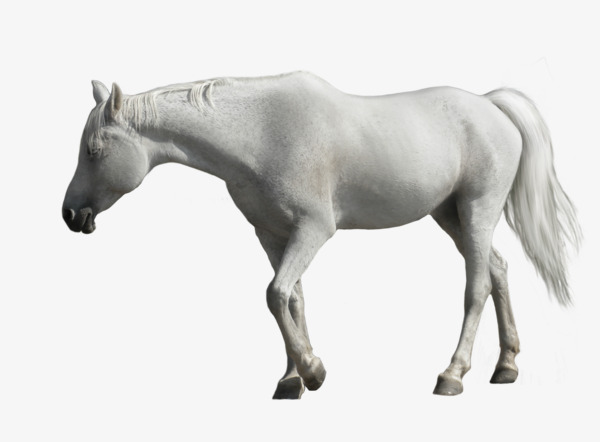
//> input picture BackgroundRemove/images/horse6.jpg, 600 x 442 px
$ ./main   (built with g++ and OpenCV 4)
//> lines starting //> are read from the running program, lines starting //| are printed output that depends on the picture; after the words box and inside, x2 and y2 are one past the last pixel; in counts of white or black regions, pixels touching at a corner belong together
#include "opencv2/imgproc/imgproc.hpp"
#include "opencv2/highgui/highgui.hpp"
#include <stdlib.h>
#include <stdio.h>

using namespace cv;

/*
    Thresholding is a image processing method used to convert a grey scale image
    (value of pixels ranging from 0-255) into binary image (value of pixels can have only 2 values: 0 or 1).

*/

int main() {

  Mat im = imread("images/horse6.jpg",CV_LOAD_IMAGE_COLOR);
//> im is the input picture: 442 rows x 600 cols, CV_8UC3; mean B, G, R 219.3, 220.8, 220.9
  Mat imGray, threshImage, outImage, maskInv;

  int threshold_value = 238;
  int const max_BINARY_value = 255;
  int threshold_type = 1;

  // Convert the image to Gray
  cvtColor( im, imGray, CV_BGR2GRAY);
  // Create Threshold
  threshold( imGray, threshImage, threshold_value, max_BINARY_value,THRESH_BINARY);
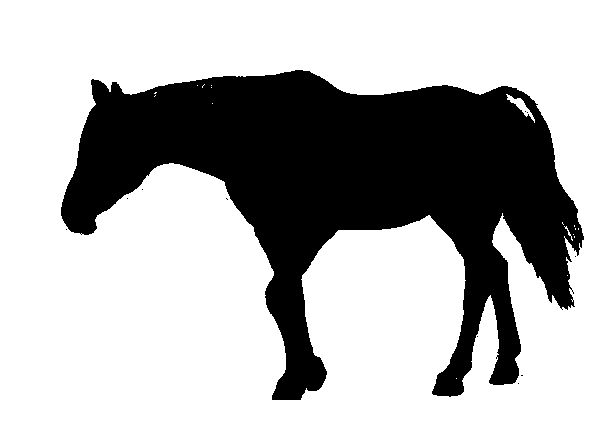
//> threshImage: 442 rows x 600 cols, CV_8UC1; 70.4% white; 11 black regions (10 under 20 px), largest, box (x1, y1, x2, y2) and area: (61, 70, 584, 400) 78527
  // Invert threshold
  bitwise_not(threshImage,maskInv);
  // Crop
  bitwise_and(im,im,outImage,maskInv = maskInv);
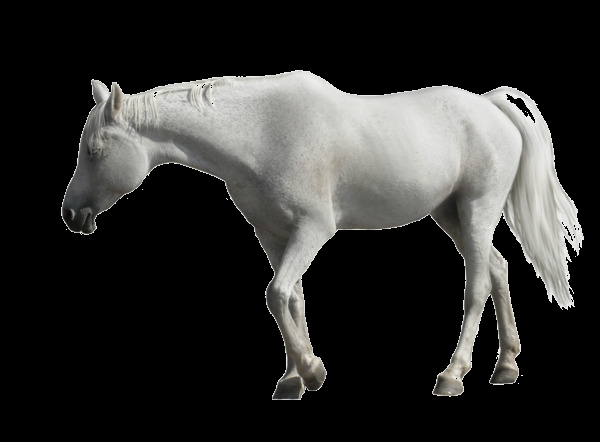
//> outImage: 442 rows x 600 cols, CV_8UC3; mean B, G, R 46.2, 47.7, 47.8

  namedWindow("Horse", WINDOW_FREERATIO);
  imshow("Horse",outImage);

  waitKey();
}

$ run again, with BackgroundRemove/images/horse1.jpg copied over BackgroundRemove/images/horse6.jpg
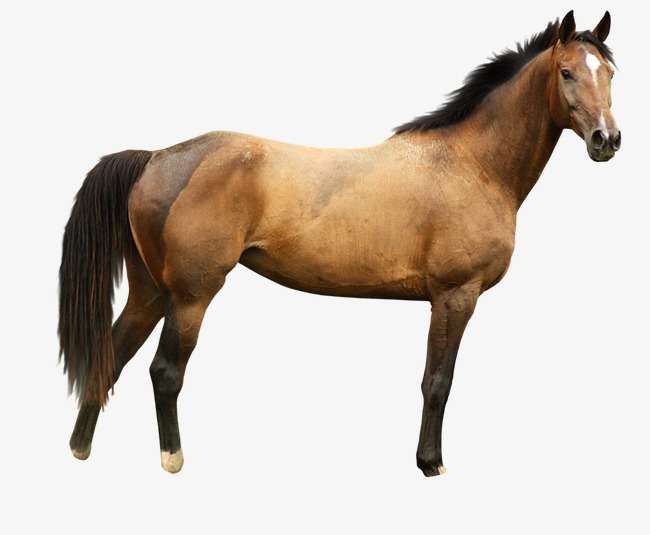
//> input picture BackgroundRemove/images/horse1.jpg, 650 x 535 px
//> im is the input picture: 535 rows x 650 cols, CV_8UC3; mean B, G, R 190, 199.1, 208.6
//> `threshold( imGray, threshImage, threshold_value, max_BINARY_value,THRE..`:
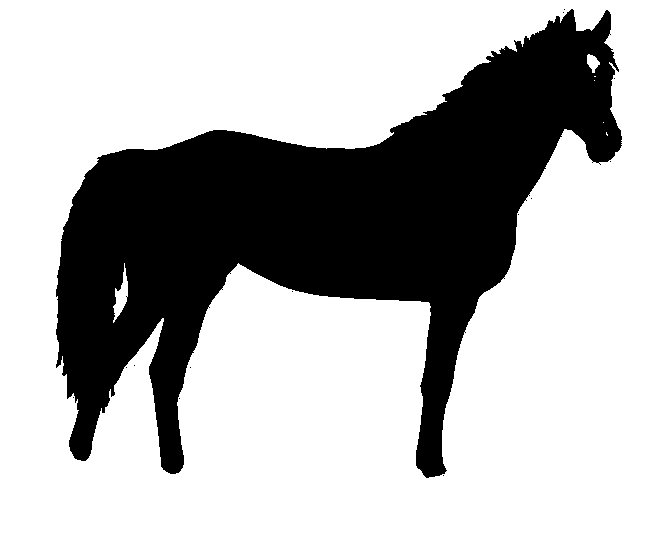
//> threshImage: 535 rows x 650 cols, CV_8UC1; 69.4% white; 14 black regions (13 under 20 px), largest, box (x1, y1, x2, y2) and area: (56, 9, 622, 478) 106463
//> `bitwise_and(im,im,outImage,maskInv = maskInv);`:
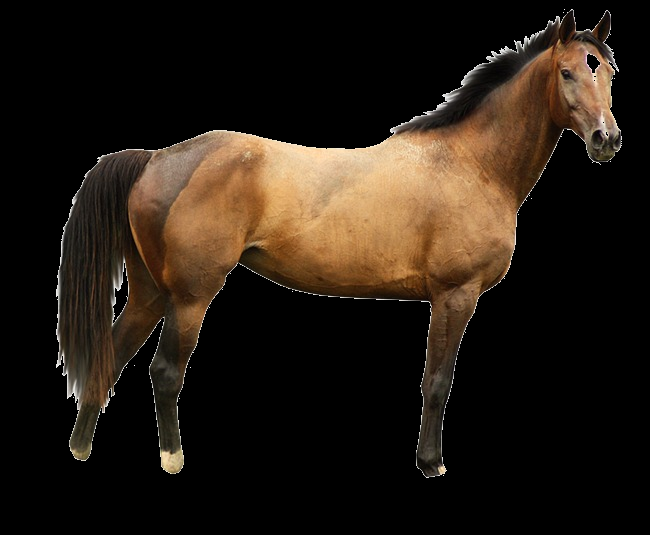
//> outImage: 535 rows x 650 cols, CV_8UC3; mean B, G, R 19.4, 28.4, 37.9

$ run again, with BackgroundRemove/images/horse2.jpg copied over BackgroundRemove/images/horse6.jpg
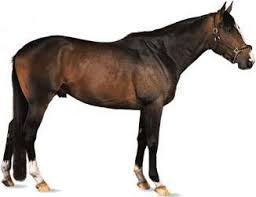
//> input picture BackgroundRemove/images/horse2.jpg, 256 x 197 px
//> im is the input picture: 197 rows x 256 cols, CV_8UC3; mean B, G, R 176.6, 180.5, 187.1
//> `threshold( imGray, threshImage, threshold_value, max_BINARY_value,THRE..`:
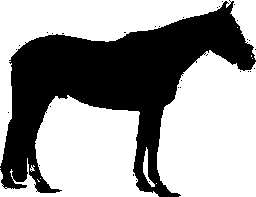
//> threshImage: 197 rows x 256 cols, CV_8UC1; 61.3% white; 32 black regions (31 under 20 px), largest, box (x1, y1, x2, y2) and area: (0, 0, 256, 197) 19502
//> `bitwise_and(im,im,outImage,maskInv = maskInv);`:
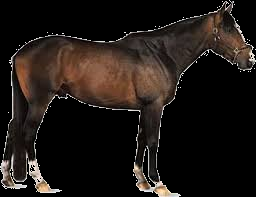
//> outImage: 197 rows x 256 cols, CV_8UC3; mean B, G, R 21, 24.7, 31.3
